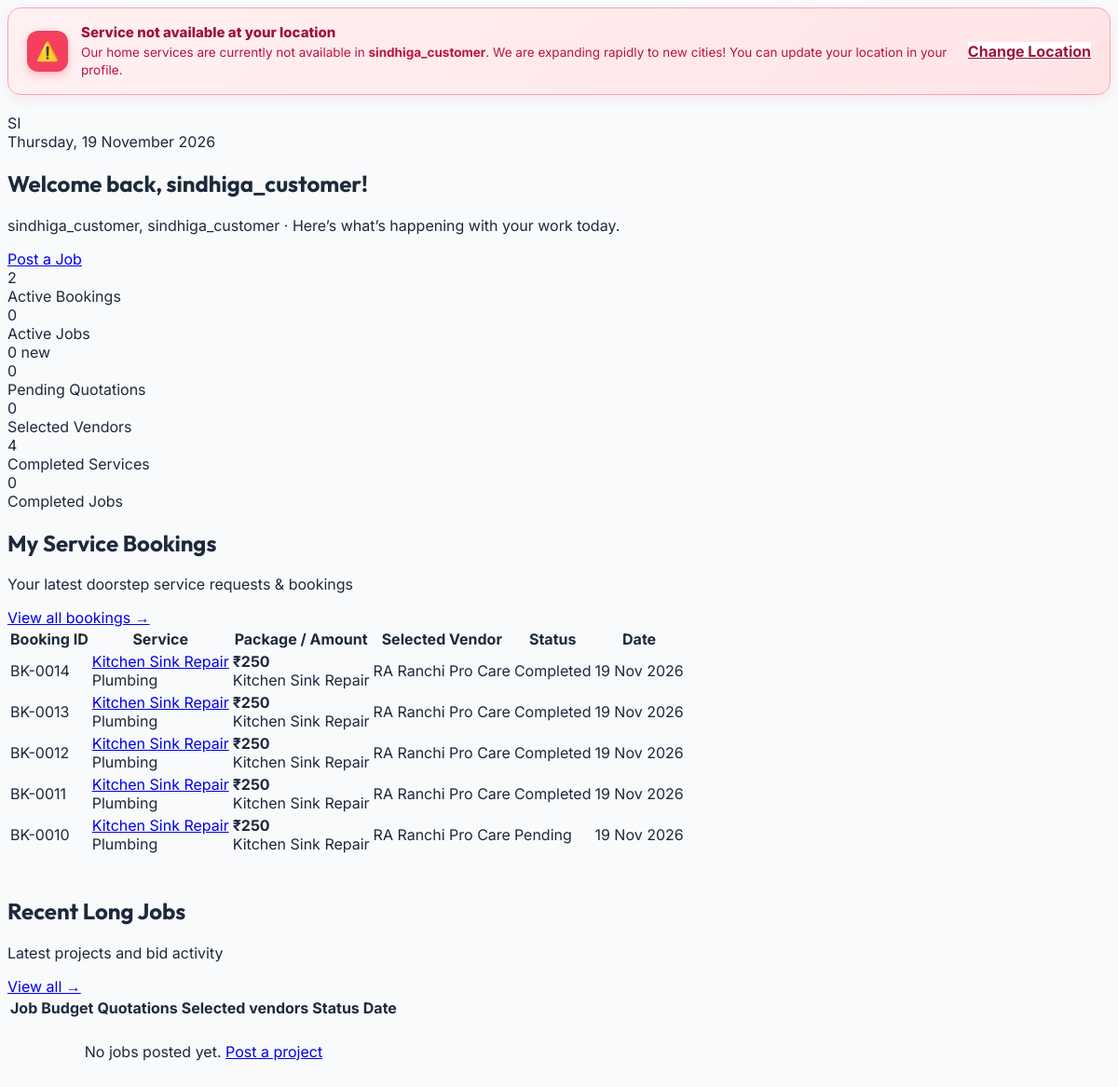
Before: /user/dashboard (signed in) with the older database file.
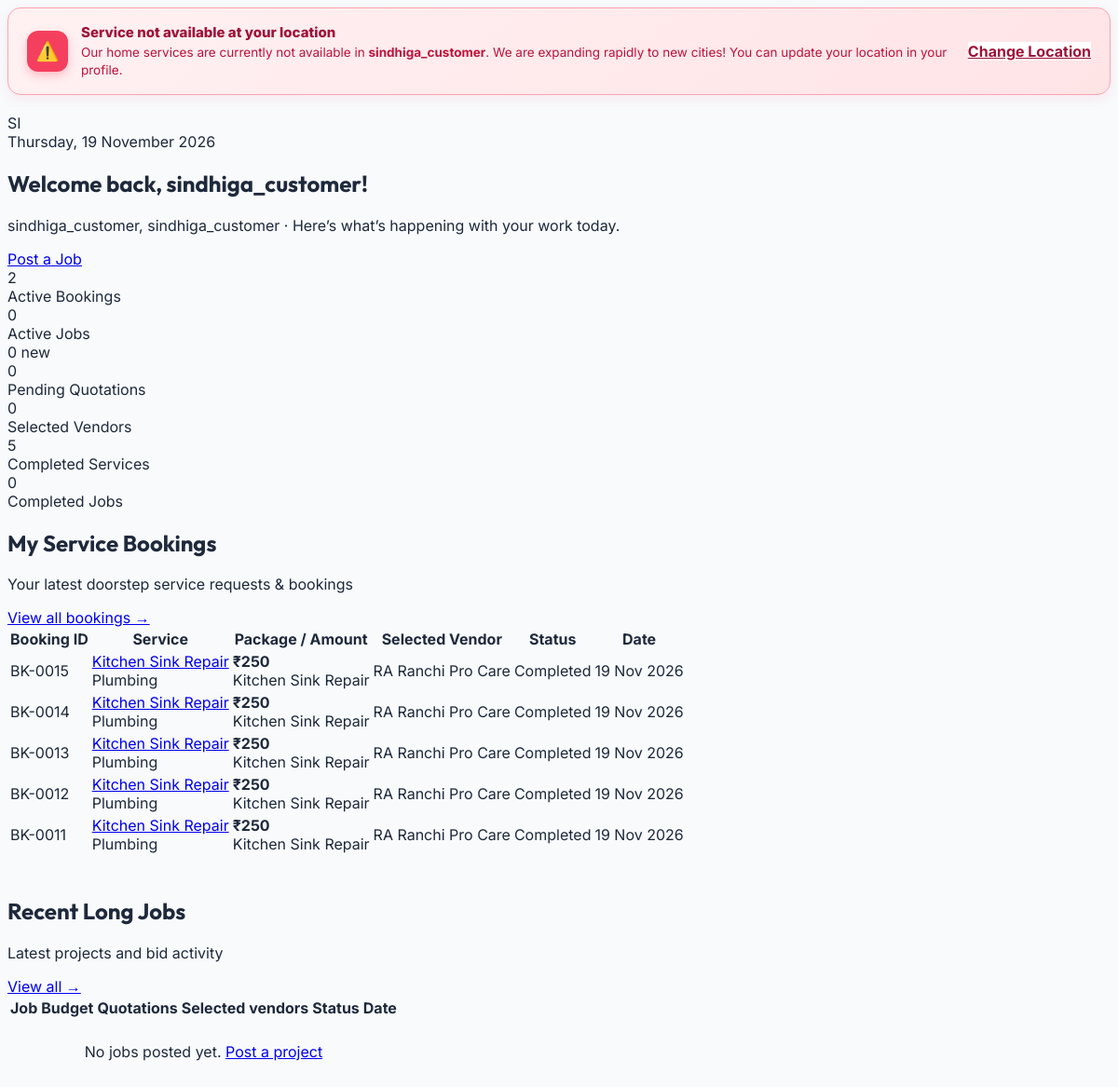
After: the same page with the newer database file.
### myapp/models.py (models this page shows, shortened)
class ServiceBooking(models.Model):
    STATUS_CHOICES = (
        ('pending', 'Pending Provider Assignment'),
        ('assigned', 'Provider Assigned / Awaiting Acceptance'),
        ('accepted', 'Accepted by Provider'),
        ('rejected', 'Rejected by Provider (Needs Reassignment)'),
        ('heading', 'Provider Heading to Location'),
        ('in_progress', 'Service In Progress'),
        ('completed', 'Service Completed'),
        ('cancelled', 'Booking Cancelled'),
    )
    customer = models.ForeignKey(CustomUser, on_delete=models.CASCADE, related_name='customer_bookings')
    vendor = models.ForeignKey(CustomUser, on_delete=models.SET_NULL, null=True, blank=True, related_name='vendor_bookings')
    quick_service = models.ForeignKey(QuickService, on_delete=models.SET_NULL, null=True, related_name='bookings')
    package_name = models.CharField(max_length=255)
    total_amount = models.DecimalField(max_digits=10, decimal_places=2)
    scheduled_date = models.DateField()
    scheduled_time = models.TimeField(null=True, blank=True)
    time_slot = models.CharField(max_length=100, blank=True, null=True, help_text="e.g. 10:00 AM - 12:00 PM")
    service_address = models.TextField()
    status = models.CharField(max_length=25, choices=STATUS_CHOICES, default='pending')
    rejection_reason = models.TextField(blank=True, null=True)
    customer_notes = models.TextField(blank=True, null=True)
    otp_code = models.CharField(max_length=6, blank=True, null=True)
    payment_status = models.CharField(max_length=20, default='pending', choices=[('pending', 'Pending'), ('paid', 'Paid'), ('failed', 'Failed')])
    payment_method = models.CharField(max_length=50, blank=True, null=True)
    transaction_reference = models.CharField(max_length=100, blank=True, null=True)
    additional_charges = models.DecimalField(max_digits=10, decimal_places=2, default=0.00)
    additional_notes = models.TextField(blank=True, null=True)
    completed_at = models.DateTimeField(null=True, blank=True)
    created_at = models.DateTimeField(default=timezone.now)
    updated_at = models.DateTimeField(auto_now=True)
    @property
    def service_provider(self):
        return self.vendor

class QuickService(models.Model):
    STATUS_CHOICES = (
        ('active', 'Active'),
        ('paused', 'Paused'),
        ('draft', 'Draft'),
    )
    vendor = models.ForeignKey(CustomUser, on_delete=models.CASCADE, related_name='vendor_services')
    title = models.CharField(max_length=255)
    category = models.ForeignKey('Category', on_delete=models.SET_NULL, null=True, blank=True)
    subcategory = models.ForeignKey('SubCategory', on_delete=models.SET_NULL, null=True, blank=True, related_name='quick_services')
    description = models.TextField(blank=True, null=True)
    base_price = models.DecimalField(max_digits=10, decimal_places=2, default=0.00)
    service_packages = models.JSONField(default=list, blank=True, null=True, help_text="List of packages/variants e.g. [{'name': 'Haircut', 'price': 150}]")
    location = models.ForeignKey('Location', on_delete=models.SET_NULL, null=True, blank=True)
    latitude = models.DecimalField(max_digits=9, decimal_places=6, null=True, blank=True, help_text="Vendor service latitude")
    longitude = models.DecimalField(max_digits=9, decimal_places=6, null=True, blank=True, help_text="Vendor service longitude")
    locality = models.CharField(max_length=255, null=True, blank=True, help_text="Colony/Locality name e.g. Lalpur, Doranda")
    service_radius_km = models.FloatField(default=10.0, help_text="Maximum service radius in km (default 10km)")
    image = models.ImageField(upload_to='quick_services/', null=True, blank=True)
    image_url = models.CharField(max_length=500, null=True, blank=True, help_text="Direct or preset image URL")
    inclusions = models.JSONField(default=list, blank=True, null=True, help_text="List of inclusions")
    exclusions = models.JSONField(default=list, blank=True, null=True, help_text="List of exclusions")
    tags = models.CharField(max_length=255, blank=True, null=True)
    gender = models.CharField(max_length=20, choices=(('women', 'Women Only'), ('men', 'Men Only'), ('all', 'Unisex / All')), default='all')
    delivery_mode = models.CharField(max_length=20, choices=(('home', 'At-Home Service'), ('parlour', 'In-Salon / Parlour Visit'), ('both', 'Both At-Home & Parlour')), default='both')
    duration = models.CharField(max_length=50, blank=True, null=True, default='45 mins')
    brand_name = models.CharField(max_length=150, blank=True, null=True, help_text="Product brand used e.g. O3+, L'Oreal, Kerastase, Philips")
    is_mono_pack = models.BooleanField(default=False, help_text="100% Sealed Single-Dose Mono Pack used")
    parlour_name = models.CharField(max_length=200, blank=True, null=True, help_text="Salon / Parlour branch name if in-salon service")
    status = models.CharField(max_length=20, choices=STATUS_CHOICES, default='active')
    created_at = models.DateTimeField(default=timezone.now)
    @property
    def user(self):
        """Backward-compatibility alias for vendor"""
        return self.vendor
    @property
    def budget(self):
        """Backward-compatibility alias for base_price"""
        return self.base_price

class Category(models.Model):
    SERVICE_TYPE_CHOICES = (
        ('job', 'Job'),
        ('quick_service', 'Quick Service'),
        ('both', 'Both'),
    )
    STATUS_CHOICES = (
        ('active', 'Active'),
        ('inactive', 'Inactive'),
    )
    name = models.CharField(max_length=100)
    image = models.ImageField(upload_to='categories/', null=True, blank=True)
    service_type = models.CharField(max_length=20, choices=SERVICE_TYPE_CHOICES, default='both')
    status = models.CharField(max_length=20, choices=STATUS_CHOICES, default='active')
    created_at = models.DateTimeField(default=timezone.now)

class VendorProfile(models.Model):
    user = models.OneToOneField(CustomUser, on_delete=models.CASCADE, related_name='vendor_profile')
    vendor_code = models.CharField(max_length=50, unique=True, null=True, blank=True)
    mobile = models.CharField(max_length=20, null=True, blank=True)
    company_name = models.CharField(max_length=255, blank=True, null=True)
    category = models.CharField(max_length=500, default='General')
    location = models.CharField(max_length=255)
    VENDOR_TYPE_CHOICES = (
        ('vendor', 'Vendor'),
        ('company', 'Company Vendor'),
    )
    vendor_type = models.CharField(max_length=20, choices=VENDOR_TYPE_CHOICES, default='vendor')
    employee_code = models.CharField(max_length=50, null=True, blank=True)
    employee_details = models.TextField(null=True, blank=True)
    dob = models.DateField(null=True, blank=True)
    gender = models.CharField(max_length=20, null=True, blank=True)
    address = models.TextField(null=True, blank=True)
    city = models.CharField(max_length=100, null=True, blank=True, help_text="Operating city")
    latitude = models.DecimalField(max_digits=9, decimal_places=6, null=True, blank=True, help_text="Vendor location latitude")
    longitude = models.DecimalField(max_digits=9, decimal_places=6, null=True, blank=True, help_text="Vendor location longitude")
    experience = models.IntegerField(default=0)
    id_proof = models.CharField(max_length=100, null=True, blank=True)
    profile_image = models.ImageField(upload_to='vendor_profiles/', null=True, blank=True)
    about = models.TextField(null=True, blank=True)
    rating = models.DecimalField(max_digits=3, decimal_places=1, default=0.0)
    available_bids = models.IntegerField(default=5)
    registered_date = models.DateTimeField(default=timezone.now)
    is_online = models.BooleanField(default=True, help_text="Is vendor currently accepting bookings?")
    working_hours = models.JSONField(
        default=dict,
        blank=True,
        help_text=(
            "Vendor-managed weekly schedule, custom arrival slots, booking limits, "
            "date-specific days off, and unavailable slots."
        ),
    )

### myapp/views.py (the view, shortened to what this page needs)
# urls.py: path('user/dashboard', views.user_dashboard, name='user_dashboard'),
@login_required
def user_dashboard(request):
    context = get_user_dashboard_context(request.user, request=request)
    return render(request, 'user-dashboard/dashboard.html', context)

### templates/user-dashboard/dashboard.html (shortened to what the changed rows need)
<!doctype html>
<html lang="en">
<head>
  <link rel="stylesheet" href="/user-dashboard/assets/styles.css">
</head>
<body data-page="dashboard" data-title="Dashboard" data-root="">
  <div class="app-shell">
    <div class="workspace">
      <main class="page">
        <section class="card hero">
          <div class="welcome">
            <div>
              <h1>Welcome back, {{ user.first_name|default:user.username }}!</h1>
            </div>
          </div>
        </section>
        <section class="stats">
          <article class="card stat-card">
            <div class="stat-value">{{ completed_qs|default:0 }}</div>
            <div class="stat-label">Completed Services</div>
          </article>
        </section>
        <div class="stack full-width" style="display: flex; flex-direction: column; gap: 24px; width: 100%;">
          <section class="card">
            <div class="card-head">
              <div>
                <h2>My Service Bookings</h2>
              </div>
            </div>
            <div class="table-wrap">
              <table class="data-table">
                <thead>
                  <tr>
                    <th>Booking ID</th>
                    <th>Service</th>
                    <th>Package / Amount</th>
                    <th>Selected Vendor</th>
                    <th>Status</th>
                    <th>Date</th>
                  </tr>
                </thead>
                <tbody>
                  {% for qs in recent_qs %}
                  <tr>
                    <td>
                      <div class="table-title">{{ qs.id_str|default:"BK" }}</div>
                    </td>
                    <td>
                      <a class="table-title" href="/user/services/my-bookings.html">{{ qs.title }}</a>
                      <div class="table-sub">{{ qs.category_name|default:"Quick Service" }}</div>
                    </td>
                    <td>
                      <div><strong>₹{{ qs.budget|floatformat:0 }}</strong></div>
                      <div class="table-sub">{{ qs.package_name|default:"Standard" }}</div>
                    </td>
                    <td>
                      {% if qs.selected_vendor_name %}
                      <div class="cell-user">
                        <span class="avatar sm vendor">{{ qs.selected_vendor_name|slice:":2"|upper }}</span>
                        <span>{{ qs.selected_vendor_name }}</span>
                      </div>
                      {% else %}
                      -
                      {% endif %}
                    </td>
                    <td>
                      {% if qs.status == 'completed' %}
                      <span class="badge badge-completed"> Completed</span>
                      {% elif qs.status == 'accepted' %}
                      <span class="badge badge-success"><span data-icon="check"></span> Accepted</span>
                      {% elif qs.status == 'cancelled' %}
                      <span class="badge badge-danger">Cancelled</span>
                      {% else %}
                      <span class="badge badge-pending">Pending</span>
                      {% endif %}
                    </td>
                    <td>{{ qs.created_at|date:"d M Y" }}</td>
                  </tr>
                  {% empty %}
                  <tr>
                    <td colspan="6" style="text-align: center; color: var(--text-muted); padding: 24px;">
                      You haven’t booked any quick services yet. <a href="/" class="link">Explore verified services on our website</a> to book an expert!
                    </td>
                  </tr>
                  {% endfor %}
                </tbody>
              </table>
            </div>
          </section>
          <section class="card">
            <div class="card-head">
              <div>
                <h2>Recent Long Jobs</h2>
              </div>
            </div>
            <div class="table-wrap">
              <table class="data-table">
                <thead>
                  <tr>
                    <th>Job</th>
                    <th>Budget</th>
                    <th>Quotations</th>
                    <th>Selected vendors</th>
                    <th>Status</th>
                    <th>Date</th>
                  </tr>
                </thead>
              </table>
            </div>
          </section>
        </div>
      </main>
    </div>
  </div>
</body>
</html>

Changed rows visible on the page:
no longer on this page (row unchanged): ServiceBooking: id_str "BK-0010", title "Kitchen Sink Repair", category_name "Plumbing", budget "250", package_name "Kitchen Sink Repair", selected_vendor_name "RA", selected_vendor_name "Ranchi Pro Care", status "Pending", created_at "19 Nov 2026"
added ServiceBooking: id_str "BK-0015", title "Kitchen Sink Repair", category_name "Plumbing", budget "250", package_name "Kitchen Sink Repair", selected_vendor_name "RA", selected_vendor_name "Ranchi Pro Care", status "Completed", created_at "19 Nov 2026"
Other visible differences:
{{ completed_qs|default:0 }}: "4" → "5"
